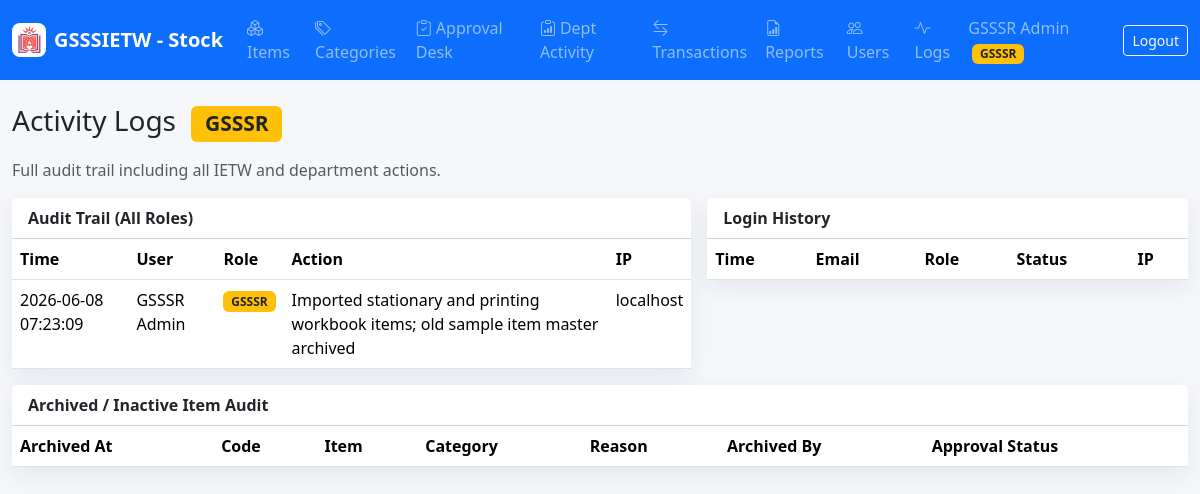
Screenshot of /admin/logs.php (signed in) with the database file from the repository.
### tables this page shows
CREATE TABLE activity_logs (
  id INT AUTO_INCREMENT PRIMARY KEY,
  user_id INT NULL,
  action VARCHAR(255) NOT NULL,
  ip_address VARCHAR(60) NULL,
  created_at TIMESTAMP DEFAULT CURRENT_TIMESTAMP,
  INDEX idx_activity_user_date (user_id, created_at),
  FOREIGN KEY (user_id) REFERENCES users(id)
);

CREATE TABLE users (
  id INT AUTO_INCREMENT PRIMARY KEY,
  department_id INT NULL,
  name VARCHAR(120) NOT NULL,
  email VARCHAR(160) NOT NULL UNIQUE,
  password_hash VARCHAR(255) NOT NULL,
  role ENUM('GSSSR','IETW','DEPARTMENT') NOT NULL,
  status ENUM('ACTIVE','INACTIVE') NOT NULL DEFAULT 'ACTIVE',
  created_at TIMESTAMP DEFAULT CURRENT_TIMESTAMP,
  updated_at TIMESTAMP NULL DEFAULT NULL ON UPDATE CURRENT_TIMESTAMP,
  FOREIGN KEY (department_id) REFERENCES departments(id)
);

### includes/functions.php (called while the page is built, shortened)
<?php
require_once __DIR__ . '/db.php';
function e(?string $value): string
{
    return htmlspecialchars((string)$value, ENT_QUOTES, 'UTF-8');
}
function rows(string $sql, array $params = []): array
{
    $stmt = Database::conn()->prepare($sql);
    $stmt->execute($params);
    return $stmt->fetchAll();
}

### includes/auth.php (called while the page is built, shortened)
<?php
require_once __DIR__ . '/functions.php';
function current_user(): ?array
{
    return $_SESSION['user'] ?? null;
}

### includes/db.php (called while the page is built, shortened)
<?php
final class Database
{
    private static ?PDO $pdo = null;
    public static function conn(): PDO
    {
        if (self::$pdo === null) {
            $dsn = 'mysql:host=' . DB_HOST . ';dbname=' . DB_NAME . ';charset=utf8mb4';
            self::$pdo = new PDO($dsn, DB_USER, DB_PASS, [
                PDO::ATTR_ERRMODE => PDO::ERRMODE_EXCEPTION,
                PDO::ATTR_DEFAULT_FETCH_MODE => PDO::FETCH_ASSOC,
                PDO::ATTR_EMULATE_PREPARES => false,
            ]);
        }
        return self::$pdo;
    }
}

### admin/logs.php (the view, shortened to what this page needs)
<?php
require_once __DIR__ . '/../includes/layout.php';
$logs         = rows('SELECT al.*, u.name, u.role FROM activity_logs al LEFT JOIN users u ON u.id=al.user_id ORDER BY al.id DESC LIMIT 300');
render_header('Activity Logs — GSSSR');
?>
<h1 class="h3 mb-3">Activity Logs <span class="badge bg-warning text-dark ms-2">GSSSR</span></h1>
<p class="text-muted">Full audit trail including all IETW and department actions.</p>
<div class="row g-3">
  <div class="col-xl-7">
    <div class="card metric-card">
      <div class="card-header bg-white fw-semibold">Audit Trail (All Roles)</div>
      <div class="table-responsive">
        <table class="table mb-0">
          <thead><tr><th>Time</th><th>User</th><th>Role</th><th>Action</th><th>IP</th></tr></thead>
          <tbody>
            <?php foreach ($logs as $l): ?>
            <tr>
              <td><?= e($l['created_at']) ?></td>
              <td><?= e($l['name']) ?></td>
              <td>
                <?php
                  $bc = match($l['role'] ?? '') {
                      'GSSSR' => 'bg-warning text-dark',
                      'IETW'  => 'bg-info text-dark',
                      default => 'bg-secondary',
                  };
                ?>
                <span class="badge <?= $bc ?>"><?= e($l['role'] ?? '') ?></span>
              </td>
              <td><?= e($l['action']) ?></td>
              <td><?= e($l['ip_address']) ?></td>
            </tr>
            <?php endforeach; ?>
          </tbody>
        </table>
      </div>
    </div>
  </div>
  <div class="col-xl-5">
    <div class="card metric-card">
      <div class="card-header bg-white fw-semibold">Login History</div>
      <div class="table-responsive">
        <table class="table mb-0">
          <thead><tr><th>Time</th><th>Email</th><th>Role</th><th>Status</th><th>IP</th></tr></thead>
        </table>
      </div>
    </div>
  </div>
</div>
<div class="card metric-card mt-3">
  <div class="card-header bg-white fw-semibold">Archived / Inactive Item Audit</div>
  <div class="table-responsive">
    <table class="table mb-0">
      <thead><tr><th>Archived At</th><th>Code</th><th>Item</th><th>Category</th><th>Reason</th><th>Archived By</th><th>Approval Status</th></tr></thead>
    </table>
  </div>
</div>
<?php render_footer(); ?>

### includes/layout.php (shortened to what this page needs)
<?php
require_once __DIR__ . '/auth.php';
function render_header(string $title): void
{
    $u    = current_user();
    $role = $u['role'] ?? '';
    $base = BASE_URL;
    echo '<!doctype html><html lang="en"><head><meta charset="utf-8"><meta name="viewport" content="width=device-width, initial-scale=1">';
    echo '<link href="https://cdn.jsdelivr.net/npm/bootstrap@5.3.3/dist/css/bootstrap.min.css" rel="stylesheet">';
    echo '<link href="https://cdn.jsdelivr.net/npm/bootstrap-icons@1.11.3/font/bootstrap-icons.css" rel="stylesheet">';
    echo '<link href="' . $base . '/assets/css/app.css" rel="stylesheet">';
    echo '</head><body>';
    echo '<nav class="navbar navbar-expand-lg navbar-dark bg-primary sticky-top"><div class="container-fluid">';
    echo '<a class="navbar-brand fw-semibold d-flex align-items-center gap-2" href="' . $base . '/dashboard.php">'
       . '<img src="' . APP_LOGO . '" alt="' . e(APP_SHORT_NAME) . ' logo" width="34" height="34" class="brand-logo">'
       . e(APP_SHORT_NAME) . '</a>';
    if ($u) {
        echo '<div class="collapse navbar-collapse" id="topnav"><ul class="navbar-nav me-auto">';
        $links = [
            'GSSSR' => [
                ['/admin/items.php',        'Items',          'boxes'],
                ['/admin/categories.php',   'Categories',     'tags'],
                ['/admin/requests.php',     'Approval Desk',  'clipboard-check'],
                ['/admin/activities.php',   'Dept Activity',  'clipboard-data'],
                ['/admin/transactions.php', 'Transactions',   'arrow-left-right'],
                ['/admin/reports.php',      'Reports',        'file-earmark-bar-graph'],
                ['/admin/users.php',        'Users',          'people'],
                ['/admin/logs.php',         'Logs',           'activity'],
            ],
            'IETW' => [
                ['/IETW/items.php',        'View Items',      'boxes'],
                ['/IETW/categories.php',   'Categories',      'tags'],
                ['/IETW/transactions.php', 'Transactions',    'arrow-left-right'],
                ['/IETW/consolidate.php',  'Consolidate',     'layers'],
                ['/IETW/allocate.php',     'Distribution',    'share'],
                ['/IETW/reports.php',      'Reports',         'file-earmark-bar-graph'],
            ],
            'DEPARTMENT' => [
                ['/department/request.php', 'New Request', 'cart-plus'],
                ['/department/history.php', 'History',     'clock-history'],
                ['/department/inventory.php', 'My Stock',  'box-seam'],
            ],
        ];
        foreach ($links[$role] ?? [] as $l) {
            echo '<li class="nav-item"><a class="nav-link" href="' . $base . $l[0] . '">'
               . '<i class="bi bi-' . $l[2] . ' me-1"></i>' . $l[1] . '</a></li>';
        }
        echo '</ul>';
        $badgeClass = match ($role) {
            'GSSSR' => 'bg-warning text-dark',
            'IETW'  => 'bg-info text-dark',
            default => 'bg-secondary',
        };
        echo '<span class="navbar-text me-3">'
           . e($u['name'])
           . ' <span class="badge ' . $badgeClass . ' ms-1">' . e($role) . '</span></span>';
        echo '<a class="btn btn-outline-light btn-sm" href="' . $base . '/logout.php">Logout</a></div>';
    }
    echo '</div></nav><main class="container-fluid py-4">';
}
function render_footer(): void
{
    echo '</main>';
    echo '</body></html>';
}

### assets/css/app.css (style rules this page uses)
body { background: #f5f7fb; }
.brand-logo { border-radius: 8px; background: #fff; padding: 2px; }
.metric-card { border: 0; border-radius: 8px; box-shadow: 0 8px 24px rgba(30, 41, 59, .08); }
.table thead th { white-space: nowrap; }

### rows the page displays
activity_logs: user.name "GSSSR Admin", user.role "GSSSR", created_at "2026-06-08 07:23:09", action "Imported stationary and printing workbook items; old sample item master archived", ip_address "localhost"

### other values shown
APP_SHORT_NAME "GSSSIETW - Stock"
$l[1] "Items"
$l[1] "Categories"
$l[1] "Approval Desk"
$l[1] "Dept Activity"
$l[1] "Transactions"
$l[1] "Reports"
$l[1] "Users"
$l[1] "Logs"
